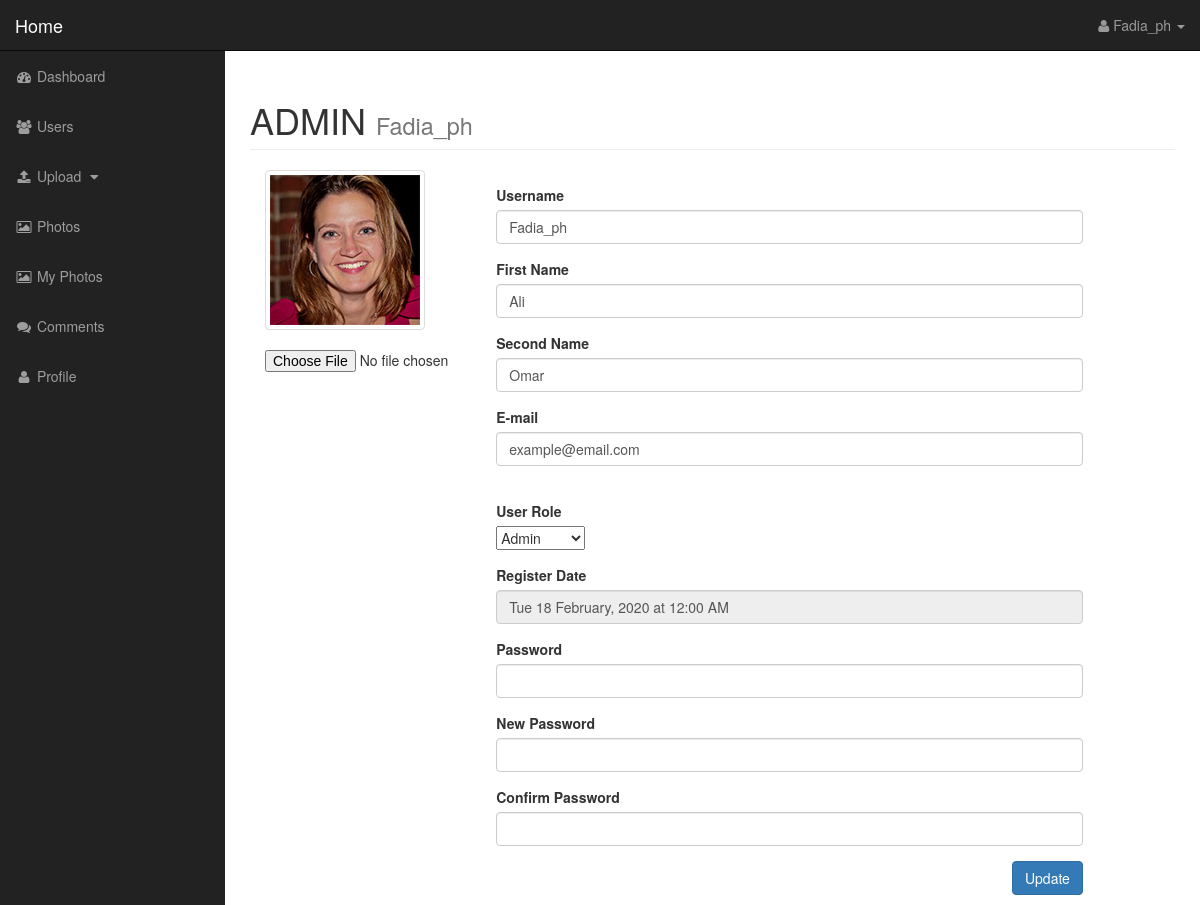
Screenshot of /admin/profile.php (signed in) with the database file from the repository.
### tables this page shows
CREATE TABLE `users` (
  `user_id` int NOT NULL,
  `username` varchar(255) NOT NULL,
  `password` varchar(255) NOT NULL,
  `password_hash` varchar(255) NOT NULL,
  `first_name` varchar(255) NOT NULL,
  `second_name` varchar(255) NOT NULL,
  `photo_name` varchar(255) NOT NULL,
  `user_email` varchar(255) NOT NULL,
  `user_register_date` datetime NOT NULL,
  `user_role` varchar(255) NOT NULL DEFAULT 'subscriber'
);

### admin/includes/classes/db_object.php (called while the page is built, shortened)
 <?php
abstract class DB_object{
        protected $photo_name = "";
        protected $placeholder_photo = "";
        protected $upload_dir = "";
        protected static function instantiation($record){
            $obj = new $called_class;
            foreach($record as $attribute => $value)
            {
                if($obj->has_attribute($attribute)){
                    $obj->$attribute = $value;
                }
            }
            return $obj;
        }
        private function has_attribute($attr){
            $obj_properties = get_object_vars($this);
            return array_key_exists($attr, $obj_properties);
        }
        public static function find_byID($obj_id){
            $id = static::$db_table_fields[0];
            $obj_found = static::makeQuery("SELECT * FROM ". static::$db_table ." WHERE {$id} = $obj_id");
            return !empty($obj_found) ? array_shift($obj_found) : false;
        }
        protected static function makeQuery($sql){
            global $db;
            $obj_arr = array();
            $q_result = $db->query($sql);
            while($row = mysqli_fetch_assoc($q_result))
            {
                $obj_arr[] = static::instantiation($row);
            }
            return $obj_arr;
        }
        public function photo_path(){
            return !empty($this->photo_name) ? $this -> upload_dir . DS . $this -> photo_name : $this->upload_dir . DS . $this->placeholder_photo;
        }
    }
?>

### admin/includes/classes/database.php (called while the page is built, shortened)
<?php
    class Database implements Database_interface{
        private static $instance = NULL;
        private $connection;
        public function open_connection_db(){
            $this->connection = new mysqli(DB_HOST,DB_USER,DB_PASS,DB_NAME);
        }
        public static function get_instance(){
            if(!self::$instance)
                self::$instance = new Database();
            return self::$instance;
        }
        public function query($sql){
            $q_result = $this->connection->query($sql);
            return $q_result;
        }
    }
    $db = Database::get_instance();
?>

### admin/includes/classes/user.php (called while the page is built, shortened)
<?php
    class User extends DB_object implements User_interface{
        function __construct(){
            $this->upload_dir = "images";
        }
        public function __get($property){
            if(property_exists($this, $property))
                return $this->$property;
            else
                $this->errors[] =  "Failed to get $property!";
        }
        public static function get_admin_users(){
            $query = "SELECT * FROM users ";
            $query .= "WHERE user_role = 'admin'";
            $result = User::makeQuery($query);
            return $result;
        }
    }
?>

### admin/includes/functions.php (called while the page is built, shortened)
<?php
function format_date_time($date_time){
    $Day_nr = date('d', strtotime($date_time));
    $Day_name = date('D', strtotime($date_time));
    $Month = date('F', strtotime($date_time));
    $Year = date('Y', strtotime($date_time));
    $hour = date('h', strtotime($date_time));
    $minute = date('i', strtotime($date_time));
    $_12Sys = date('A', strtotime($date_time));
    return "$Day_name $Day_nr $Month, $Year at $hour:$minute $_12Sys";
}
?>

### admin/profile.php (the view, shortened to what this page needs)
<?php require_once("includes/header.php"); ?>
<?php
    $username = "";
    $first_name = "";
    $second_name = "";
    $user_email = "";
    $user_role = "";
    $user_register_date = "";
    if(isset($_SESSION['user_id']) && !empty($_SESSION['user_id'])){
        $user = User::find_byID($_SESSION['user_id']);
        $username = $user->username;
        $first_name = $user->first_name;
        $second_name = $user->second_name;
        $user_email = $user->user_email;
        $user_role = $user->user_role;
        $user_register_date = $user->user_register_date;
    }else
        redirect("users.php");
?>
        <nav class="navbar navbar-inverse navbar-fixed-top" role="navigation">
            <?php include("includes/top-nav.php"); ?>
            <?php include("includes/side-nav.php"); ?>
        </nav>
        <div id="page-wrapper">
            <div class="container-fluid">
                <div class="row">
                    <div class="col-lg-12">
                        <h1 class="page-header">
                            ADMIN
                            <small><? echo $username; ?></small>
                        </h1>
                        <form action="" enctype="multipart/form-data" method="post">
                            <div class="col-md-3">
                                <div class="form-group">
                                        <img class="thumbnail" src="<? echo $user -> photo_path(); ?>" alt="Gallery Image">
                                    <input type="file" name="file_upload" >
                                </div>
                            </div>
                            <div class="col-md-8">
                                <div class="form-group">
                                   <label for="username">Username</label>
                                    <input type="text" name="username" value="<? echo $username; ?>" class="form-control">
                                </div>
                                <div class="form-group">
                                   <label for="first_name">First Name</label>
                                    <input type="text" name="first_name" value="<? echo $first_name; ?>" class="form-control">
                                </div>
                                <div class="form-group">
                                   <label for="second_name">Second Name</label>
                                    <input type="text" name="second_name" value="<? echo $second_name; ?>" class="form-control">
                                </div>
                                 <div class="form-group">
                                   <label for="user_email">E-mail</label>
                                    <input type="text" name="user_email" value="<? echo $user_email; ?>" class="form-control">
                                </div>
                                <div class="form-group">
                                    <br><label for="user_role">User Role</label><br>
                                    <select name="user_role" id="">
                                    <? if($user_role == 'subscriber'):?>
                                        <option value='subscriber'>Subscriber</option>
                                        <option value='admin'>Admin</option>
                                    <? else: ?>
                                        <option value='admin'>Admin</option>
                                    <? endif; ?>
                                    </select>
                                </div>
                                <div class="form-group">
                                    <label for="">   Register Date </label>
                                    <input  value="<?php echo format_date_time($user_register_date); ?>" type="text" class="form-control" name="user_register_date" readonly>
                                </div>
                                <div class="form-group">
                                   <label for="alternate_text">Password</label>
                                    <input type="password" name="password"  class="form-control">
                                </div>
                                <div class="form-group">
                                   <label for="alternate_text">New Password</label>
                                    <input type="password" name="new_password"  class="form-control">
                                </div>
                                <div class="form-group">
                                   <label for="alternate_text">Confirm Password</label>
                                    <input type="password" name="confirm_password"  class="form-control">
                                </div>
                                <div class="from-group pull-right ">
                                        <input type="submit" name="update" value="Update" class="btn btn-primary">
                                </div>
                            </div>
                        </form>
                    </div>
                </div>
            </div>
        </div>
  <?php include("includes/footer.php"); ?>

### admin/css/sb-admin.css (style rules this page uses)
body { margin-top: 100px; background-color: #222; }
@media (min-width:768px) { body { margin-top: 50px; } }
#page-wrapper { width: 100%; padding: 0; background-color: #fff; }
@media (min-width:768px) { #page-wrapper { padding: 10px; } }

### rows the page displays
users: username "Fadia_ph", photo_name (picture), first_name "Ali", second_name "Omar", user_email "example@email.com", user_role "Admin", user_register_date "Tue 18 February, 2020 at 12:00 AM"

### other values shown
$uesrname "Fadia_ph"
